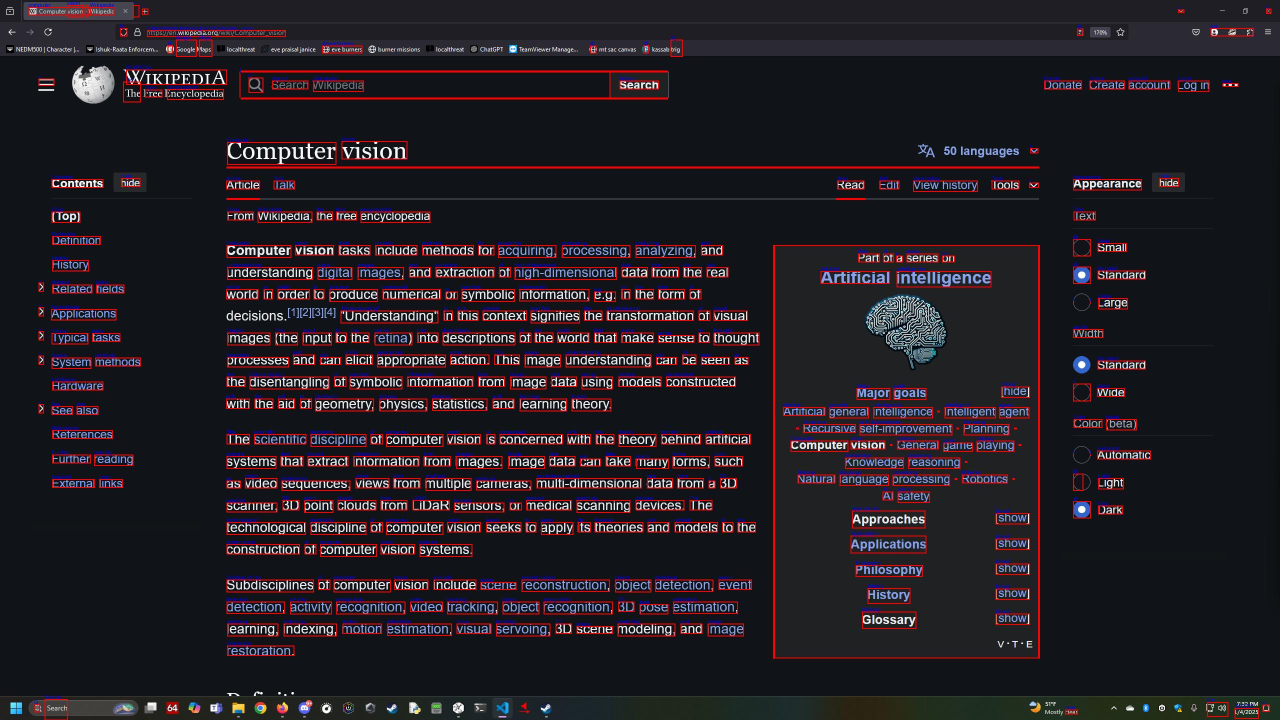
#> input picture ComputerVision/OpticalCharacterRecognition/OCRonWikipediaExample.jpg, 2560 x 1440 px, given in place of the camera (shown at 1/2 size)
$ python openCV-13-TrackingColorHW.py
#> lines starting #> are read from the running program, lines starting #| are printed output that depends on the picture
import cv2
import numpy as np
print(cv2.__version__)


#implementing functions for trackbars
def onTrack1(val):
    global hueLow
    hueLow=val
    print('Hue Low ', hueLow)

def onTrack2(val):
    global hueHigh
    hueHigh=val
    print('Hue High ', hueHigh)

def onTrack3(val):
    global satLow
    satLow=val
    print('Sat Low ', satLow)

def onTrack4(val):
    global satHigh
    satHigh=val
    print('Sat High ', satHigh)

def onTrack5(val):
    global valLow
    valLow=val
    print('Val Low ', valLow)

def onTrack6(val):
    global valHigh
    valHigh=val
    print('Val High ', valHigh)

def onTrack7(val):
    global hueLow2
    hueLow2=val
    print('Hue Low 2', hueLow2)

def onTrack8(val):
    global hueHigh2
    hueHigh2=val
    print('Hue High 2', hueHigh2)

width=640
height=360
cam=cv2.VideoCapture(0,cv2.CAP_DSHOW)
cam.set(cv2.CAP_PROP_FRAME_HEIGHT, height)
cam.set(cv2.CAP_PROP_FRAME_WIDTH, width)
cam.set(cv2.CAP_PROP_FPS, 30)
cam.set(cv2.CAP_PROP_FOURCC, cv2.VideoWriter_fourcc(*'MJPG'))

#Seeding initial values
hueLow=10
hueHigh=20
satLow=10
satHigh=250
valLow=10
valHigh=250
hueLow2=10
hueHigh2=20

#implementing trackbars. Remember, all trackbars start at zero. the first number is just the default start value.
cv2.namedWindow('myTracker')
cv2.moveWindow('myTracker',width,0)
cv2.createTrackbar('Hue Low',"myTracker",10,179,onTrack1)
cv2.createTrackbar('Hue High',"myTracker",20,179,onTrack2)
cv2.createTrackbar('Hue Low 2',"myTracker",10,179,onTrack7)
cv2.createTrackbar('Hue High 2',"myTracker",20,179,onTrack8)
cv2.createTrackbar('Sat Low',"myTracker",10,255,onTrack3)
cv2.createTrackbar('Sat High',"myTracker",250,255,onTrack4)
cv2.createTrackbar('Val Low',"myTracker",10,255,onTrack5)
cv2.createTrackbar('Val High',"myTracker",250,255,onTrack6)


while True:
    ignore, frame = cam.read()
#> frame is the input picture: shape (1440, 2560, 3); mean B, G, R 37.3, 30.6, 37.4

    #creating a new frame in the HSV colorspace
    frameHSV=cv2.cvtColor(frame, cv2.COLOR_BGR2HSV)
#> frameHSV: shape (1440, 2560, 3); mean H, S, V 105.2, 95.3, 47
    #create a box of low values and high values that is limited to pixels in the values set by sliders
    lowerBound=np.array([hueLow,satLow,valLow])
    upperBound=np.array([hueHigh,satHigh,valHigh])
    lowerBound2=np.array([hueLow2,satLow,valLow])
    upperBound2=np.array([hueHigh2,satHigh,valHigh])
    #magic happens! myMask is an array that is the same size as frameHSV but it only shows pixes between the tolerances of upper and lower bound arrays
    myMask=cv2.inRange(frameHSV, lowerBound, upperBound) #if pixel is in range it will be white. if it is not in range, it will be black
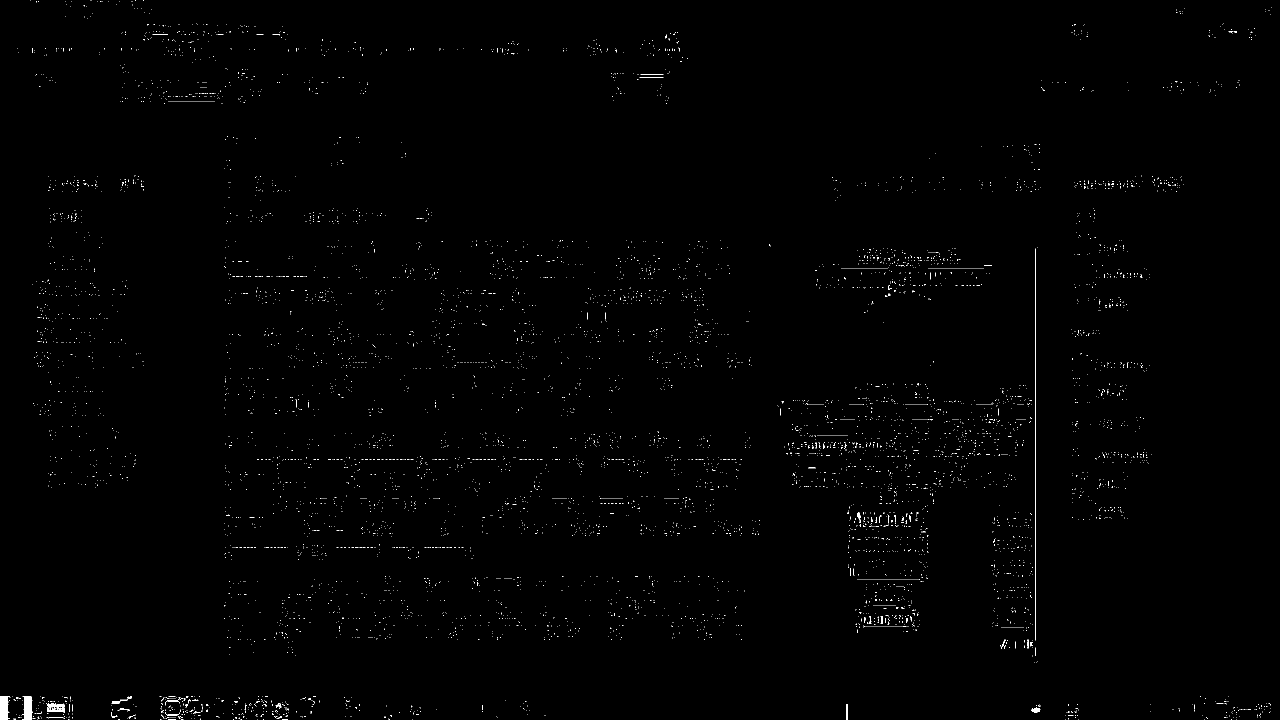
#> myMask: shape (1440, 2560) (shown at 1/2 size); 0.47% white in thin lines or dots
    myMask2=cv2.inRange(frameHSV, lowerBound2, upperBound2)
    myMaskComposite=myMask|myMask2 #the | icon is an OR operator
    #myMaskComp=cv2.add(myMask,MyMask2) An alternative way of creating a composite.
    #myMask=cv2.bitwise_not(myMask)#this makes whatever is in the range of the sliders get rejected
    #making an AND pixel from frame and the mask. output shows the fame but not pixels that are masked
    myObject=cv2.bitwise_and(frame,frame,mask=myMaskComposite)
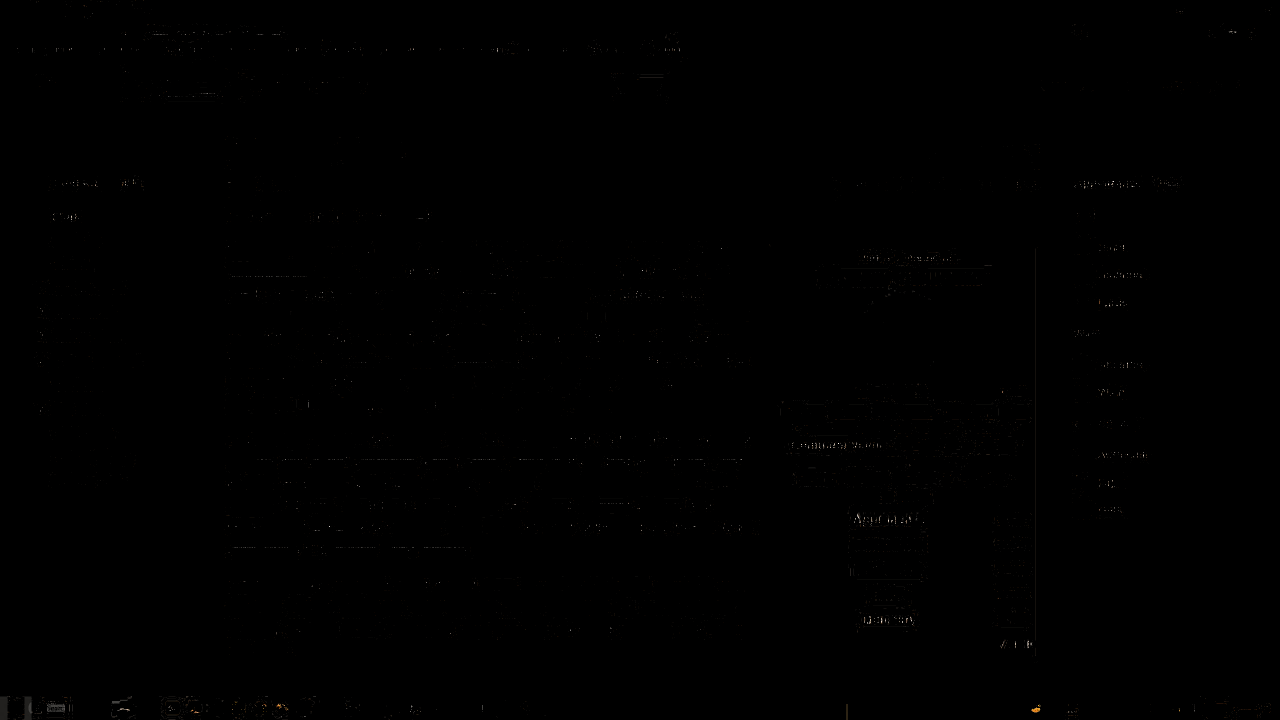
#> myObject: shape (1440, 2560, 3) (shown at 1/2 size); mean B, G, R 0.2, 0.2, 0.3
    myobjectSmall=cv2.resize(myObject,(int(width/2),int(height/2)))
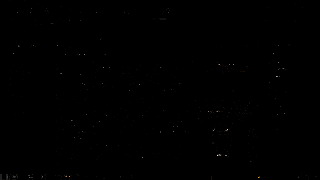
#> myobjectSmall: shape (180, 320, 3); mean B, G, R 0.2, 0.2, 0.3
    cv2.imshow('My Object', myobjectSmall)
    cv2.moveWindow('My Object',int(width/2),int(height))
    myMaskSmall=cv2.resize(myMask,(int(width/2),int(height/2)))
    cv2.imshow('my Mask', myMaskSmall)
    cv2.moveWindow('my Mask', 0, height)
    myMaskSmall2=cv2.resize(myMask2,(int(width/2),int(height/2)))
    cv2.imshow('my Mask 2', myMaskSmall2)
    cv2.moveWindow('my Mask 2', 0, height+int(height/2)+30)

    cv2.imshow('my WEBcam', frame)
    cv2.moveWindow('my WEBcam', 0,0)
    if cv2.waitKey(1) & 0xff == ord('q'):
#> (key q is pressed here)
        break
cam.release()

#we are making 6 trackbars for HSV
